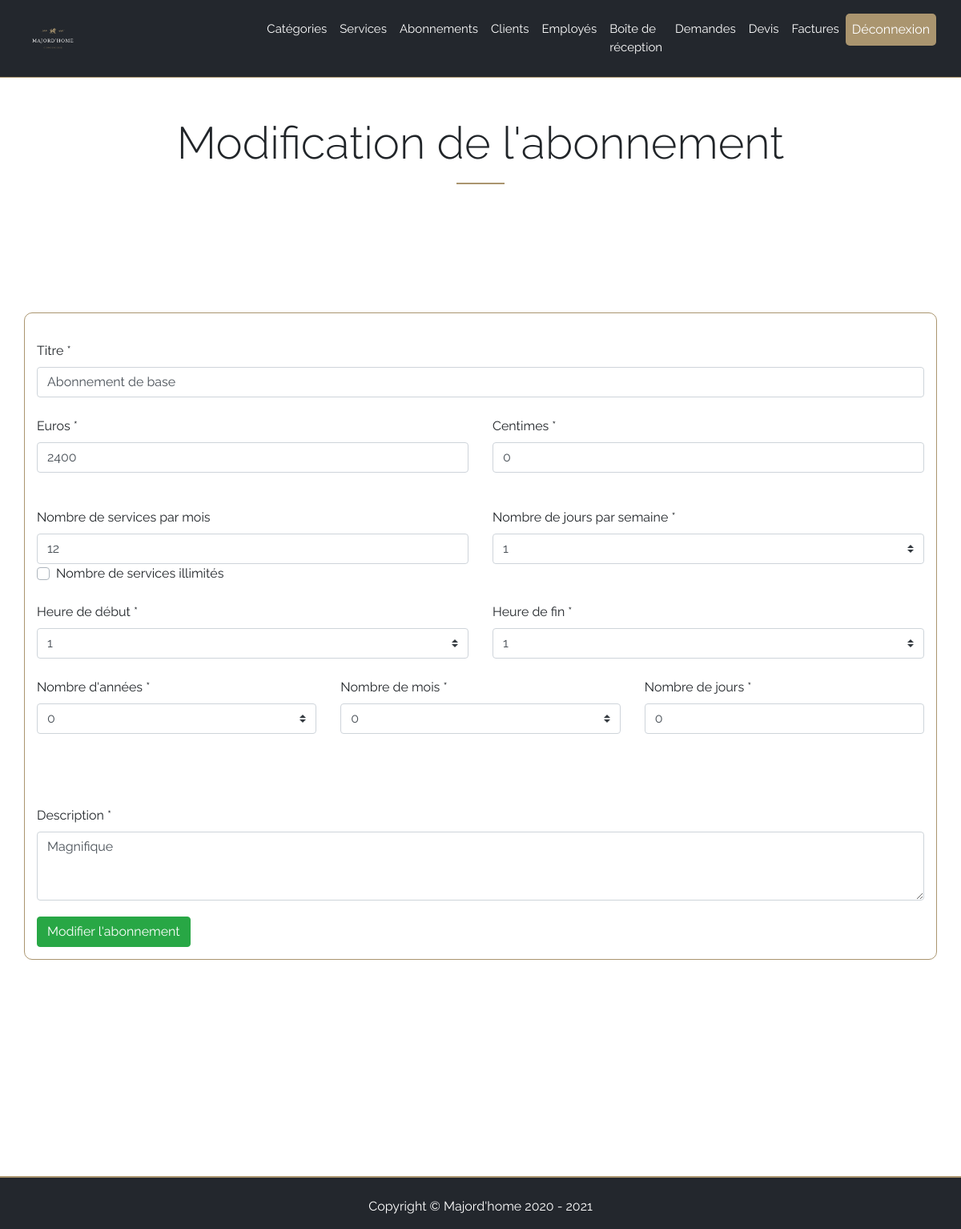
Screenshot of /pages/back/modificationSubscription.php?id=3 (signed in) with the database file from the repository.
### tables this page shows
CREATE TABLE `abonnement` (
  `idAbonnement` int(11) NOT NULL,
  `nom` varchar(100) NOT NULL,
  `prix` int(32) NOT NULL,
  `description` text NOT NULL,
  `annee` int(11) NOT NULL,
  `mois` int(11) NOT NULL,
  `jours` int(11) NOT NULL,
  `semaine` int(11) NOT NULL,
  `debutTemps` int(11) NOT NULL,
  `finTemps` int(11) NOT NULL,
  `temps` int(11) NOT NULL,
  `statut` int(11) NOT NULL
);

### pages/back/modificationSubscription.php (the view, shortened to what this page needs)
<?php
require "headerBack.php";
if(!empty($_GET)){
    $id = $_GET['id'];
}else{
    $id = 0;
}
$req = $connect->prepare("SELECT nom, prix, description, temps, jours FROM abonnement WHERE idAbonnement = $id");
$req->execute(array());
$subscription = $req->fetch();
if ($subscription['prix']%100 == 0){
    $price[0] = $subscription['prix']/100;
    $price[1] = 0;
}else{
    $price = explode(".", $subscription['prix']/100);
}
?>
<section >
    <div class="pricing-header px-3 py-3 pt-md-5 pb-md-4 mx-auto text-center">
        <h1 class="display-4">Modification de l'abonnement</h1>
        <hr class="hr">
    </div>
    <div class="container borderSubscription">
        <form method="POST" action="updateSubscription.php">
            <label for="title" class="lab">Titre *</label>
            <input id="title" type="text" class="form-control" required="required" name="title" placeholder="Titre" value="<?php echo isset($_SESSION["dataFormAuth"]["title"])?$_SESSION["dataFormAuth"]["title"]:$subscription['nom'] ?>">
            <div class="row pt-4">
                <div class="col-md-6">
                    <label for="priceEur">Euros *</label>
                    <input name="priceEur" type="number" id="priceEur" class="form-control inputRegister" placeholder="20" required="" autocomplete="off" value="<?php echo isset($_SESSION["dataFormAuth"]["priceEur"])?$_SESSION["dataFormAuth"]["priceEur"]:$price[0] ?>">
                </div>
                <div class=" col-md-6">
                    <label for="priceCent">Centimes *</label>
                    <input name="priceCent" type="number" id="priceCent" class="form-control inputRegister" placeholder="99" required="" autocomplete="off" value="<?php echo isset($_SESSION["dataFormAuth"]["priceCent"])?$_SESSION["dataFormAuth"]["priceCent"]:$price[1] ?>">
                </div>
            </div>
            <div class="row pt-4">
                <div class="col-md-6">
                    <label for="time">Nombre de services par mois</label>
                    <input id="time" type="number" class="form-control" required="required" name="time" placeholder="5" value="<?php echo isset($_SESSION["dataFormAuth"]["time"])?$_SESSION["dataFormAuth"]["time"]:$subscription['temps'] ?>">
                </div>
                <div class="col-md-6">
                    <label for="week">Nombre de jours par semaine *</label>
                    <select name="week" id="week" class="custom-select d-block w-100">
                        <?php
                        for ($i = 1; $i < 8; $i++){
                            echo '<option value="'.$i.'">'.$i.'</option>';
                        }
                        ?>
                    </select>
                </div>
            </div>
            <div class="custom-control custom-checkbox">
                <label class="custom-control-label" for="unlimited">Nombre de services illimités</label>
            </div>
            <div class="row pt-4">
                <div class="col-md-6">
                    <label for="timeStart">Heure de début *</label>
                    <select name="timeStart" id="timeStart" class="custom-select d-block w-100">
                        <?php
                        for ($i = 1; $i < 25; $i++){
                            echo '<option value="'.$i.'">'.$i.'</option>';
                        }
                        ?>
                    </select>
                </div>
                <div class="col-md-6">
                    <label for="timeEnd">Heure de fin *</label>
                    <select name="timeEnd" id="timeEnd" class="custom-select d-block w-100">
                        <?php
                        for ($i = 1; $i < 25; $i++){
                            echo '<option value="'.$i.'">'.$i.'</option>';
                        }
                        ?>
                    </select>
                </div>
            </div>
            <div class="row pt-4">
                <div class="col-md-4">
                    <label for="years">Nombre d'années *</label>
                    <select name="years" id="years" class="custom-select d-block w-100">
                        <?php
                        for ($i = 0; $i < 11; $i++){
                            echo '<option value="'.$i.'">'.$i.'</option>';
                        }
                        ?>
                    </select>
                </div>
                <div class="col-md-4">
                    <label for="months">Nombre de mois *</label>
                    <select name="months" id="months" class="custom-select d-block w-100">
                        <?php
                        for ($i = 0; $i < 12; $i++){
                            echo '<option value="'.$i.'">'.$i.'</option>';
                        }
                        ?>
                    </select>
                </div>
                <div class="col-md-4">
                    <label for="days">Nombre de jours *</label>
                    <input name="days" type="number" id="days" class="form-control inputRegister" placeholder="5" required="" autocomplete="off" value="<?php echo isset($_SESSION["dataFormAuth"]["days"])?$_SESSION["dataFormAuth"]["days"]:$subscription['jours'] ?>">
                </div>
            </div>
            <label for="description" class="lab area">Description *</label>
            <textarea id="description" class="form-control area" name="description" required="required" rows="3"><?php echo isset($_SESSION["dataFormAuth"]["description"])?$_SESSION["dataFormAuth"]["description"]:$subscription['description'] ?></textarea>
            <input type="submit" class="btn btn-success area" value="Modifier l'abonnement">
        </form>
    </div>
</section>
<?php
require "../footer.php";
?>

### css/body.css (style rules this page uses)
html, body { height: 100%; }
body { margin: 0; display: flex; flex-direction: column; min-height: 100vh; font-family: Raleway; }
.hr { width: 5%; border: 1px solid #aa956f; }
.lab { margin-top: 20px; }
.btn { margin-top: 20px; }
section { flex: 1; }

### css/front/subscription.css (style rules this page uses)
.borderSubscription { width: 100%; padding: 15px; margin: auto; border: 1px solid #aa956f; border-radius: 10px; }

### css/front/inbox.css (style rules this page uses)
body { font-family: 'Raleway'; }
section { padding-bottom: 100px; }
.hr { width: 5%; border: 1px solid #aa956f; }

### css/back/subscription.css (style rules this page uses)
.borderSubscription { padding: 15px; margin: auto; margin-bottom: 10%; margin-top: 10%; border: 1px solid #aa956f; border-radius: 10px; }
.col-md-4 { margin-bottom: 50px; }

### css/back/customer.css (style rules this page uses)
.inputRegister { margin-bottom: 20px; }

### css/back/category.css (style rules this page uses)
.hr { width: 5%; border: 1px solid #aa956f; }
section { padding-bottom: 150px; }

### css/back/serviceBack.css (style rules this page uses)
.hr { width: 5%; border: 1px solid #aa956f; }
section { padding-bottom: 150px; }

### rows the page displays
abonnement: title "Abonnement de base", time "12", days "0", description "Magnifique"

### other values shown
form field week "1"
form field timeStart "1"
form field timeEnd "1"
form field years "0"
form field months "0"
